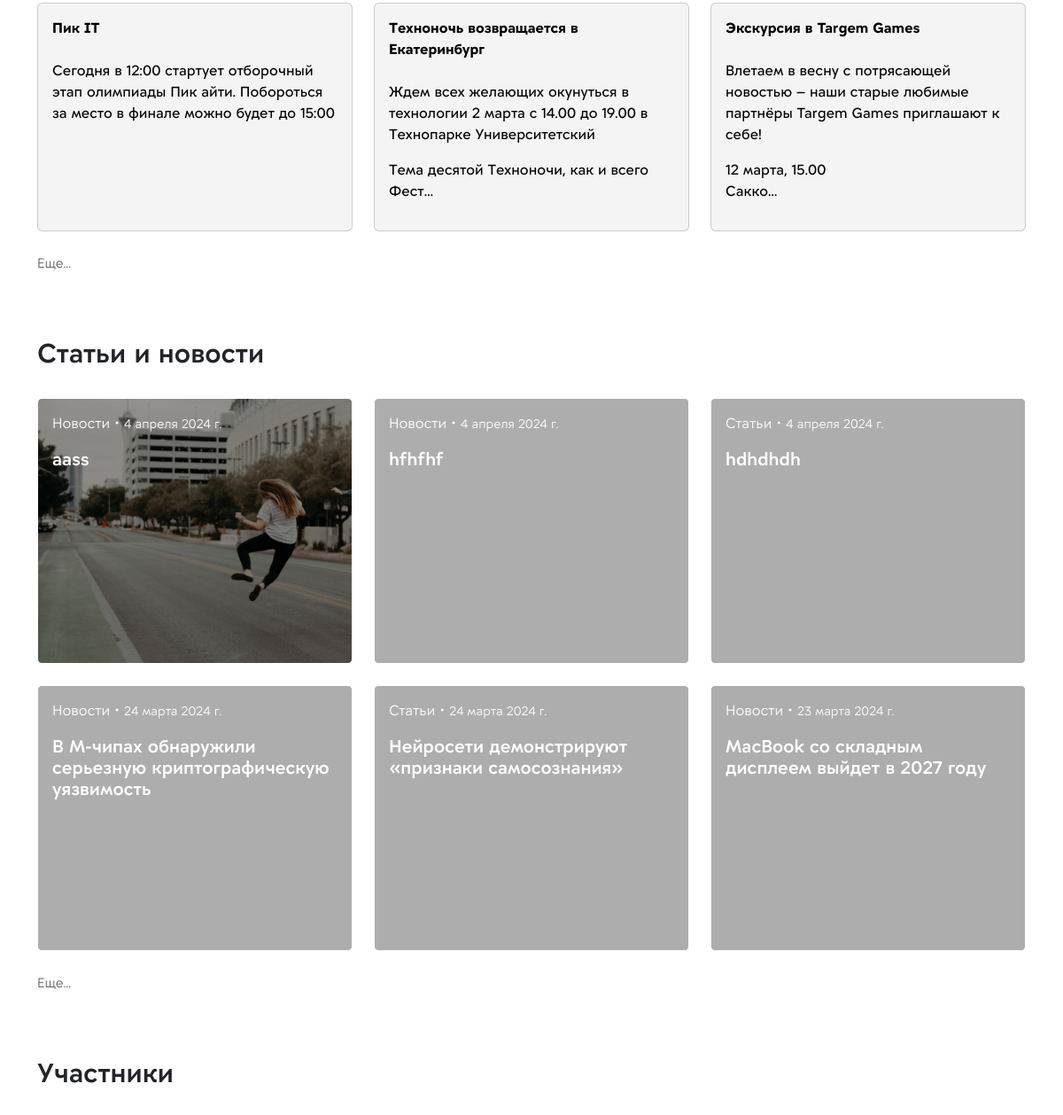
The page /newsmobile/profile-club/ (signed in, middle part) on the database as committed earlier.
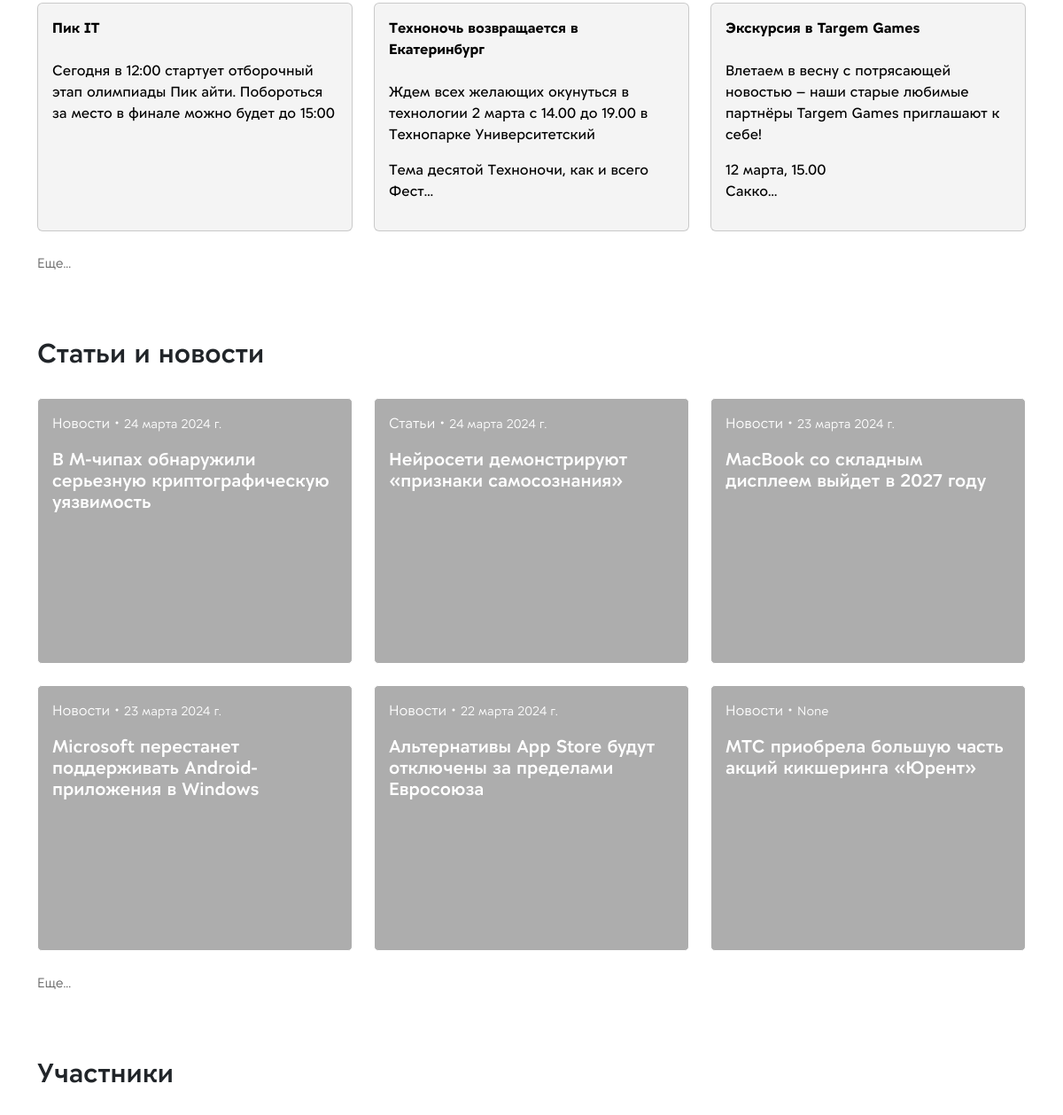
The same page on the database as committed later.
### app_clubs/models.py (models this page shows)
class BaseModel(models.Model):
    format_choices = [
        ("Онлайн", "Онлайн"),
        ("Офлайн", "Офлайн"),
    ]
    title = models.CharField(max_length=128, verbose_name='Заголовок')
    slug = models.SlugField(max_length=128, db_index=True, null=False, blank=True, unique=True)
    club = models.ForeignKey("Club", on_delete=models.SET_NULL, null=True, blank=True)
    def __str__(self):
        return self.title
    class Meta:
        abstract = True

class EventModel(BaseModel):
    slug = None
    description = RichTextField(blank=True, null=True, verbose_name="Описание события")
    format = models.CharField(max_length=16, choices=BaseModel.format_choices, verbose_name="Формат проведения")
    class Meta:
        verbose_name_plural = 'События'

class ModelPost(BaseModel):
    type_content_choices = [
        ('news', 'Новости'),
        ('article', 'Статьи'),
    ]
    text = CKEditor5Field(blank=True, null=True, verbose_name="Текст", config_name='extends')
    image = models.FileField(upload_to='uploads/posts/', default=None, null=True, blank=True,
                             verbose_name='Изображение')
    datetime = models.DateField(blank=True, null=True, default=datetime.date.today)
    type_content = models.CharField(max_length=32, choices=type_content_choices, verbose_name='Тип поста', null=True, blank=True)
    author = models.ForeignKey(get_user_model(), on_delete=models.SET_NULL, null=True, blank=True)
    class Meta:
        verbose_name_plural = 'Посты'
        ordering = ['-datetime']

### app_clubs/views.py (the view)
# urls.py: path('<slug:club_slug>/profile-club/', views.ProfileClub.as_view(), name='profile_club'),
class ProfileClub(RequiredClubMember, TemplateView):
    template_name = 'app_clubs/profile_club.html'
    def get_context_data(self, **kwargs):
        context = super().get_context_data(**kwargs)
        context['current_club'] = self.request.current_club
        context['events'] = EventModel.objects.filter(club=self.request.current_club)
        context['posts'] = ModelPost.objects.filter(club=self.request.current_club)
        context['members'] = get_user_model().objects.filter(clubs=self.request.current_club)
        return context

### app_clubs/context_processors.py (called while the page is built)
def context_navbar(request, navbar=navbar):
    if request.user.is_authenticated:
        navbar = navbar[0:-2]
        navbar.append({'selected': 'profile_user', 'name': 'Профиль', 'url': reverse_lazy('app_clubs:profile_user')})
    else:
        navbar = navbar[-2:]
    return {'logo': 'Клубы', 'main_page_url': reverse_lazy('app_clubs:home_page'), 'menu_navbar': navbar}

### app_clubs/templatetags/club_filters.py (called while the page is built)
@register.filter
def list_content(lst, param):
    if param == "None":
        return lst
    by, size = map(int, param.split(':'))
    if len(lst) < by:
        return lst
    return lst[0:len(lst) // by * by][:size]

@register.filter
def tg_club(href):
    if 'https://t.me/' in href:
        href = href.replace('https://t.me/', '@')
    return href

### app_clubs/templates/app_clubs/profile_club.html (shortened to what this page needs)
{% extends 'app_clubs/base/base.html' %}
{% load club_tags %}
{% load static %}
{% load club_filters %}
{% block content %}
{% if request.user in current_club.admins.all %}
<br>
    <br>
{% endif %}
<br>
<br>
{% include 'app_clubs/base/base_show_events.html' with param='3:3' %}
<br>
{% include 'app_clubs/base/base_show_posts.html' with param='3:6' %}
<br><br><br>
{% include 'app_clubs/base/base_show_members.html' with param="4:4" %}
<br><br><br>
{% endblock %}

### app_clubs/templates/app_clubs/base/base_show_events.html
{% load static %}
{% load club_filters %}
{% if events %}
<div class="container">
    <h2 class="title-weight-section">События</h2><br>
    <div class="row row-cols-1 row-cols-md-3 g-4">
        {% for part in events|list_content:param %}
                        <div class="col">
                            <div class="card h-100" style="background-color: rgba(232,232,232,0.46);">
                                <div class="card-body">
                                    <a href="{% url 'app_clubs:detail_event' club_slug=current_club.slug pk=part.pk %}" class="card-title text-decoration-none"
                                       style="color: black; font-weight: 700">
                                        {{ part.title }}</a><br><br>
                                    <a class="card-text text-decoration-none" href="{% url 'app_clubs:detail_event' club_slug=current_club.slug pk=part.pk %}"
                                       style="color: black; font-weight: 500">
                                        {{ part.description|truncatechars:150|safe }}</a>
                                </div>
                            </div>
                        </div>
        {% endfor %}
    </div>
    <br>
    <a href="{% url 'app_clubs:show_content' club_slug=current_club.slug content='events' %}"
       class="more">Еще...</a>
</div>
    <br><br>
{% endif %}

### app_clubs/templates/app_clubs/base/base_show_posts.html
{% load static %}
{% load club_filters %}
<div class="container">
    <h2 class="title-weight-section">Статьи и новости</h2><br>
    <div class="row row-cols-1 row-cols-md-3 g-4">
        {% for post in posts|list_content:param %}
            <div class="col">
                <div class="card h-100" style="border: none">
                    {% if post.image %}
                        <div class="img-post-list"
                             style="background-image: url({{ post.image.url }});">
                        </div>
                    {% else %}
                        <div class="img-post-list"
                             style="background-image: url({% static 'users/images/back_page_login.png' %});">
                        </div>
                    {% endif %}
                    <div class="card-img-overlay block-post-list">
                        <div>
                            <p class="card-text" style="color:white">{{ post.get_type_content_display  }}<i class="bi bi-dot"></i><small>{{ post.datetime }}</small></p>
                            <a href="{% url 'app_clubs:detail_post' club_slug=current_club.slug post_slug=post.slug %}" class="text-decoration-none">
                                <h5 class="card-title" style="color: white; font-weight: 600">{{ post.title }}</h5>
                            </a>
                        </div>
                    </div>
                </div>
            </div>
        {% endfor %}
    </div>
    <br>
    <a href="{% url 'app_clubs:show_content' club_slug=current_club.slug content='posts' %}" class="more">Еще...</a>
</div>

Rows that differ between the two databases and show on the page:
removed ModelPost: type_content "Новости", datetime "4 апреля 2024 г.", title "aass"
removed ModelPost: type_content "Новости", datetime "4 апреля 2024 г.", title "hfhfhf"
removed ModelPost: type_content "Статьи", datetime "4 апреля 2024 г.", title "hdhdhdh"
now on this page (row unchanged): ModelPost: type_content "Новости", datetime "23 марта 2024 г.", title "Microsoft перестанет поддерживать Android-приложения в Windows"
now on this page (row unchanged): ModelPost: type_content "Новости", datetime "22 марта 2024 г.", title "Альтернативы App Store будут отключены за пределами Евросоюза"
now on this page (row unchanged): ModelPost: type_content "Новости", datetime "None", title "МТС приобрела большую часть акций кикшеринга «Юрент»"
